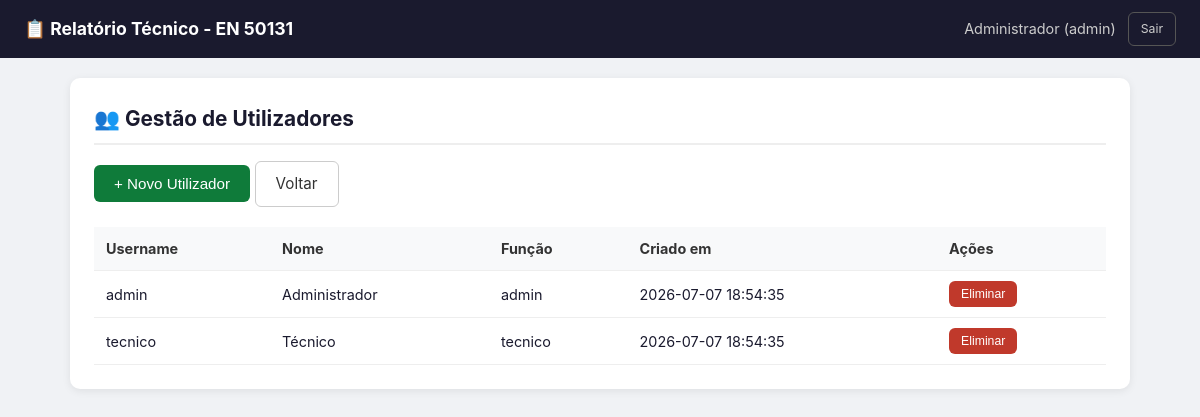
Screenshot of /utilizadores.php (signed in) with the database file from the repository.
### tables this page shows
CREATE TABLE IF NOT EXISTS users (
    id INT AUTO_INCREMENT PRIMARY KEY,
    username VARCHAR(50) UNIQUE NOT NULL,
    password_hash VARCHAR(255) NOT NULL,
    nome VARCHAR(100) NOT NULL,
    role ENUM('admin','tecnico') DEFAULT 'tecnico',
    created_at TIMESTAMP DEFAULT CURRENT_TIMESTAMP
);

### includes/auth.php (called while the page is built, shortened)
<?php
function isLoggedIn() {
    return isset($_SESSION['user_id']);
}
function isAdmin() {
    return isset($_SESSION['user_role']) && $_SESSION['user_role'] === 'admin';
}
function getUserName() {
    return $_SESSION['user_nome'] ?? 'Técnico';
}

### utilizadores.php (the view, shortened to what this page needs)
<?php
require_once __DIR__ . '/includes/auth.php';
$db = getDB();
$users = $db->query("SELECT id, username, nome, role, created_at FROM users ORDER BY role, nome")->fetchAll();
require_once __DIR__ . '/includes/header.php';
?>
<div class="card">
    <h2>👥 Gestão de Utilizadores</h2>
    <div style="margin-bottom:20px;">
        <button onclick="toggleForm()" class="btn btn-success">+ Novo Utilizador</button>
        <a href="dashboard.php" class="btn btn-outline" style="color:#333;border-color:#ccc;">Voltar</a>
    </div>
    <div class="table-responsive">
        <table>
            <thead>
                <tr><th>Username</th><th>Nome</th><th>Função</th><th>Criado em</th><th>Ações</th></tr>
            </thead>
            <tbody>
                <?php foreach ($users as $u): ?>
                <tr>
                    <td><?= htmlspecialchars($u['username']) ?></td>
                    <td><?= htmlspecialchars($u['nome']) ?></td>
                    <td><?= $u['role'] ?></td>
                    <td><?= $u['created_at'] ?></td>
                    <td>
                            <?php if (isAdmin()): ?>
                            <form method="POST" style="display:inline;" onsubmit="return confirm('Eliminar <?= htmlspecialchars($u['nome']) ?>?')">
                                <button type="submit" class="btn btn-sm btn-danger">Eliminar</button>
                            </form>
                            <?php endif; ?>
                    </td>
                </tr>
                <?php endforeach; ?>
            </tbody>
        </table>
    </div>
</div>
<?php require_once __DIR__ . '/includes/footer.php'; ?>

### includes/header.php (shortened to what this page needs)
<!DOCTYPE html>
<html lang="pt">
<head>
    <link rel="stylesheet" href="assets/css/style.css">
</head>
<body>
<div class="app-container">
    <?php if (isLoggedIn()): ?>
    <nav class="navbar">
        <div class="nav-brand">
            <a href="dashboard.php">📋 <?= APP_NAME ?></a>
        </div>
        <div class="nav-user">
            <span><?= getUserName() ?> (<?= $_SESSION['user_role'] ?>)</span>
            <a href="logout.php" class="btn btn-sm btn-outline">Sair</a>
        </div>
    </nav>
    <?php endif; ?>
    <main class="container">

### includes/footer.php (shortened to what this page needs)
    </main>
</div>
</body>
</html>

### assets/css/style.css (style rules this page uses)
*, *::before, *::after { box-sizing: border-box; margin: 0; padding: 0; }
body { font-family: -apple-system, BlinkMacSystemFont, 'Segoe UI', Roboto, sans-serif; background: #f0f2f5; color: #1a1a2e; line-height: 1.6; }
.app-container { min-height: 100vh; display: flex; flex-direction: column; }
.container { max-width: 1100px; margin: 0 auto; padding: 20px; width: 100%; }
.navbar { background: #1a1a2e; color: #fff; padding: 12px 24px; display: flex; justify-content: space-between; align-items: center; }
.nav-brand a { color: #fff; text-decoration: none; font-weight: 700; font-size: 1.1em; }
.nav-user { display: flex; align-items: center; gap: 12px; font-size: 0.9em; color: #ccc; }
.btn { display: inline-block; padding: 10px 20px; border: none; border-radius: 6px; font-size: 0.95em; cursor: pointer; text-decoration: none; transition: all 0.2s; }
.btn-success { background: #0f7b3a; color: #fff; }
.btn-danger { background: #c0392b; color: #fff; }
.btn-outline { background: transparent; color: #ccc; border: 1px solid #555; }
.btn-sm { padding: 6px 12px; font-size: 0.85em; }
.card { background: #fff; border-radius: 10px; box-shadow: 0 2px 8px rgba(0,0,0,0.08); padding: 24px; margin-bottom: 20px; }
.card h2 { margin-bottom: 16px; font-size: 1.3em; color: #1a1a2e; border-bottom: 2px solid #eee; padding-bottom: 8px; }
.table-responsive { overflow-x: auto; }
table { width: 100%; border-collapse: collapse; }
table th, table td { padding: 10px 12px; text-align: left; border-bottom: 1px solid #eee; font-size: 0.9em; }
table th { background: #f8f9fa; font-weight: 700; color: #333; }

### rows the page displays
users: username "admin", nome "Administrador", role "admin", created_at "2026-07-07 18:54:35"
users: username "tecnico", nome "Técnico", role "tecnico", created_at "2026-07-07 18:54:35"

### other values shown
APP_NAME "Relatório Técnico - EN 50131"
getUserName() "Administrador"
$_SESSION['user_role'] "admin"
